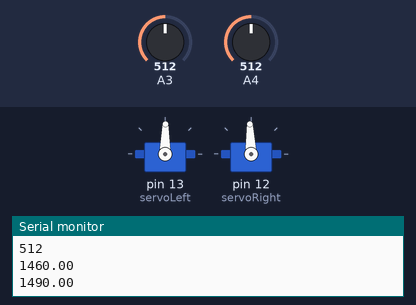
A sketch run on a simulated Arduino Uno, built with avr-gcc and run on an emulated ATmega328P. Shown: 2 × servo, the last lines printed to the serial monitor. The inputs (shaded band) are chosen by the test bench; at power-on: A4 = 512, A3 = 512.

Above: at 1.2 s.
1.3 s: A4 set to 0
At 2.2 s:
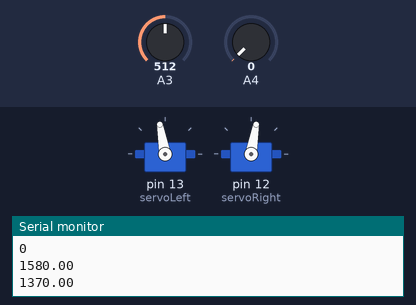
2.8 s: A3 set to 0
At 3.6 s:
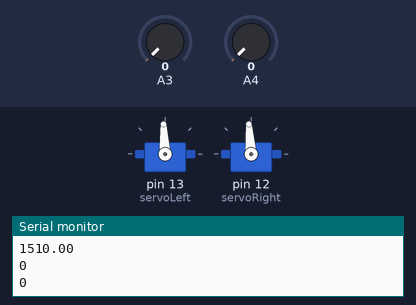
4.3 s: A3 set to 122
At 4.9 s:
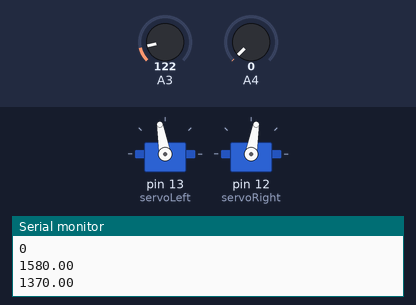
5.8 s: A4 set to 122
At 6.3 s:
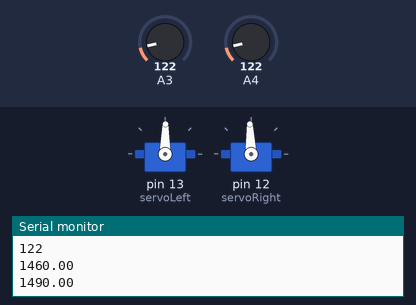
Timing chart, 0 to 8.3 s (numbered marks = the images above; inputs shaded):
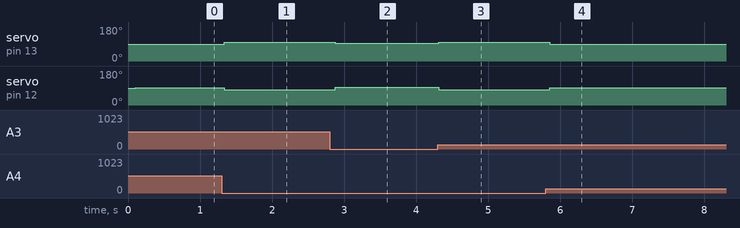

The sketch:

robotProjectMain.ino
```cpp
#include <Servo.h>                           // Include servo library
#include <math.h>
Servo servoLeft;                             // Declare left and right servos
Servo servoRight;
float m_fWeights[3][4] ={ {0.901439,0.0129561,-1.45102,-1.86228},
{-0.147415,-0.315726,-1.25608,-2.36521},
{0.787929,0.232099,-1.57518,1.48217}

};


void setup()                                 // Built-in initialization block
{
  Serial.begin(9600);
  servoLeft.attach(13);                      // Attach left signal to pin 13
  servoRight.attach(12);
                                              // Attach right signal to pin 12
}

void loop()                                  // Main loop auto-repeats
{
  delay(100);
  int left, right;
  float out1, out2;

  left = analogRead(A3);
  right = analogRead(A4);

  Run(left, right, out2, out1);

  out1 *= 100;
  out2 *= 100;

  Serial.println(left);
  Serial.println(right);
  out1 = map(out1,0,5, 1450,1500);
  out2 = map(out2,0,5, 1550,1500);


  Serial.println(out1);
  Serial.println(out2);
  servoLeft.writeMicroseconds(out1);         // Left wheel clockwise
  servoRight.writeMicroseconds(out2);        // Right wheel clockwise

}

float Sigmoid(float num) {
	return (float)(1 / (1 + exp(-num)));
}

void Run(float i1, float i2, float& out1, float& out2)
{
	// Train function for neural network

	float net1, net2, i3, i4;

	net1 = 1 * m_fWeights[0][0] + i1 * m_fWeights[1][0] +
		i2 * m_fWeights[2][0];
	net2 = 1 * m_fWeights[0][1] + i1 * m_fWeights[1][1] +
		i2 * m_fWeights[2][1];

	i3 = Sigmoid(net1);
	i4 = Sigmoid(net2);

	net1 = 1 * m_fWeights[0][2] + i3 * m_fWeights[1][2] +
		i4 * m_fWeights[2][2];

	net2 = 1 * m_fWeights[0][3] + i3 * m_fWeights[1][3] +
		i4 * m_fWeights[2][3];

	out1 = Sigmoid(net1);
	out2 = Sigmoid(net2);


}
```

Measured:
- after the input at 1.3 s, servo on pin 13 (servoLeft): 89° → 100° at once; servo on pin 12 (servoRight): 92° → 80° at once
- after the input at 2.8 s, servo on pin 13 (servoLeft): 100° → 93° after 0.08 s; servo on pin 12 (servoRight): 80° → 94° after 0.08 s
- after the input at 4.3 s, servo on pin 13 (servoLeft): 93° → 100° at once; servo on pin 12 (servoRight): 94° → 80° at once
- after the input at 5.8 s, servo on pin 13 (servoLeft): 100° → 89° after 0.06 s; servo on pin 12 (servoRight): 80° → 92° after 0.06 s
